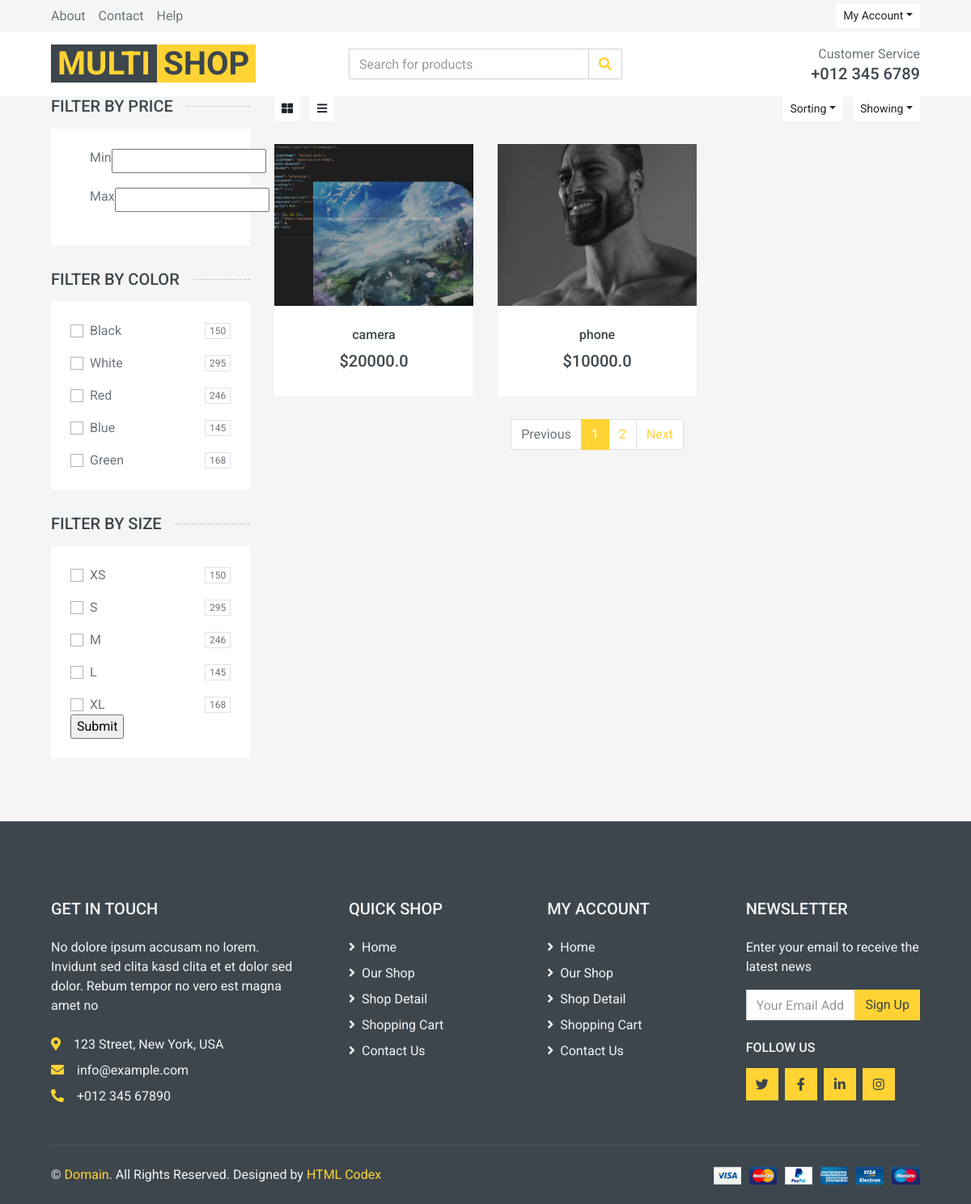
Page /products/all on the committed database.
### product/models.py (models this page shows, shortened)
class Product(models.Model):
    category = models.ManyToManyField(Category , blank=True , null=True)
    title = models.CharField(max_length=100)
    description = models.TextField()
    price = models.FloatField()
    discount = models.FloatField()
    image = models.ImageField(upload_to="images/", null=True, blank=True)
    size = models.ManyToManyField(Size , blank=True , null=True ,related_name="product")
    color = models.ManyToManyField(Color, related_name="product")
    created = models.DateTimeField(auto_now_add=True)
    class Meta:
        ordering = ['-created']

### product/views.py (the view)
# urls.py: path('all' , views.ProductListView.as_view() , name='products_list'),
class ProductListView(ListView):
    template_name = 'product/products_list.html'
    context_object_name = 'object_list'
    paginate_by = 2  # Number of products per page
    def get_queryset(self):
        request = self.request
        colors = request.GET.getlist('color')
        sizes = request.GET.getlist('size')
        min_price = request.GET.get('min-price')
        max_price = request.GET.get('max-price')
        queryset = Product.objects.all()
        if colors:
            queryset = queryset.filter(color__title__in=colors).distinct()
        if sizes:
            queryset = queryset.filter(size__title__in=sizes).distinct()
        if min_price and max_price:
            queryset = queryset.filter(price__gte=min_price, price__lte=max_price)
        return queryset
    def get_context_data(self, **kwargs):
        context = super().get_context_data(**kwargs)
        query = self.request.GET.copy()
        if 'page' in query:
            del query['page']
        context['query_params'] = query.urlencode()
        return context

### product/templates/product/products_list.html (shortened to what this page needs)
{% extends 'base.html' %}
{% load static %}
{% block main %}
<div class="container-fluid">
    <div class="row px-xl-5">
        <div class="col-lg-3 col-md-4">
            <h5 class="section-title position-relative text-uppercase mb-3"><span class="bg-secondary pr-3">Filter by price</span></h5>
            <div class="bg-light p-4 mb-30">
                <form>
                    <div class="custom-control custom-checkbox d-flex align-items-center justify-content-between mb-3">
                        <label for="price-all">Min</label>
                        <input type="number" name="min-price" id="price-all">
                    </div>
                    <div class="custom-control custom-checkbox d-flex align-items-center justify-content-between mb-3">
                        <label for="price-all">Max</label>
                        <input type="number" name="max-price" id="price-all">
                    </div>
            </div>
            <h5 class="section-title position-relative text-uppercase mb-3"><span class="bg-secondary pr-3">Filter by color</span></h5>
            <div class="bg-light p-4 mb-30">
                <div class="custom-control custom-checkbox d-flex align-items-center justify-content-between mb-3">
                    <label class="custom-control-label" for="color-1">Black</label>
                    <span class="badge border font-weight-normal">150</span>
                </div>
                <div class="custom-control custom-checkbox d-flex align-items-center justify-content-between mb-3">
                    <label class="custom-control-label" for="color-2">White</label>
                    <span class="badge border font-weight-normal">295</span>
                </div>
                <div class="custom-control custom-checkbox d-flex align-items-center justify-content-between mb-3">
                    <label class="custom-control-label" for="color-3">Red</label>
                    <span class="badge border font-weight-normal">246</span>
                </div>
                <div class="custom-control custom-checkbox d-flex align-items-center justify-content-between mb-3">
                    <label class="custom-control-label" for="color-4">Blue</label>
                    <span class="badge border font-weight-normal">145</span>
                </div>
                <div class="custom-control custom-checkbox d-flex align-items-center justify-content-between">
                    <label class="custom-control-label" for="color-5">Green</label>
                    <span class="badge border font-weight-normal">168</span>
                </div>
            </div>
            <h5 class="section-title position-relative text-uppercase mb-3"><span class="bg-secondary pr-3">Filter by size</span></h5>
            <div class="bg-light p-4 mb-30">
                <div class="custom-control custom-checkbox d-flex align-items-center justify-content-between mb-3">
                    <label class="custom-control-label" for="size-1">XS</label>
                    <span class="badge border font-weight-normal">150</span>
                </div>
                <div class="custom-control custom-checkbox d-flex align-items-center justify-content-between mb-3">
                    <label class="custom-control-label" for="size-2">S</label>
                    <span class="badge border font-weight-normal">295</span>
                </div>
                <div class="custom-control custom-checkbox d-flex align-items-center justify-content-between mb-3">
                    <label class="custom-control-label" for="size-3">M</label>
                    <span class="badge border font-weight-normal">246</span>
                </div>
                <div class="custom-control custom-checkbox d-flex align-items-center justify-content-between mb-3">
                    <label class="custom-control-label" for="size-4">L</label>
                    <span class="badge border font-weight-normal">145</span>
                </div>
                <div class="custom-control custom-checkbox d-flex align-items-center justify-content-between">
                    <label class="custom-control-label" for="size-5">XL</label>
                    <span class="badge border font-weight-normal">168</span>
                </div>
                <input type="submit">
            </div>
        </div>
        <div class="col-lg-9 col-md-8">
            <div class="row pb-3">
                <div class="col-12 pb-1">
                    <div class="d-flex align-items-center justify-content-between mb-4">
                        <div>
                            <button class="btn btn-sm btn-light"><i class="fa fa-th-large"></i></button>
                            <button class="btn btn-sm btn-light ml-2"><i class="fa fa-bars"></i></button>
                        </div>
                        <div class="ml-2">
                            <div class="btn-group">
                                <button type="button" class="btn btn-sm btn-light dropdown-toggle" data-toggle="dropdown">Sorting</button>
                            </div>
                            <div class="btn-group ml-2">
                                <button type="button" class="btn btn-sm btn-light dropdown-toggle" data-toggle="dropdown">Showing</button>
                            </div>
                        </div>
                    </div>
                </div>
                {% for product in object_list %}
                <div class="col-lg-4 col-md-6 col-sm-6 pb-1">
                    <div class="product-item bg-light mb-4">
                        <div class="product-img position-relative overflow-hidden">
                            <img class="img-fluid w-100" src="{{ product.image.url }}" alt="Static Product" style="height: 200px; object-fit: cover;">
                            <div class="product-action">
                            </div>
                        </div>
                        <div class="text-center py-4">
                            <a class="h6 text-decoration-none text-truncate" href="{% url 'product:product-detail' pk=product.pk %}">{{ product.title }}</a>
                            <div class="d-flex align-items-center justify-content-center mt-2">
                                <h5>${{ product.price }}</h5>
                            </div>
                        </div>
                    </div>
                </div>
                {% endfor %}
               <div class="col-12">
                   {% if is_paginated %}
                       <nav>
                           <ul class="pagination justify-content-center">
                               {% if page_obj.has_previous %}
                                   <li class="page-item">
                                       <a class="page-link" href="?page={{ page_obj.previous_page_number }}{% if query_params %}&{{ query_params }}{% endif %}">Previous</a>
                                   </li>
                               {% else %}
                                   <li class="page-item disabled"><span class="page-link">Previous</span></li>
                               {% endif %}
                               {% for num in paginator.page_range %}
                                   {% if page_obj.number == num %}
                                       <li class="page-item active"><span class="page-link">{{ num }}</span></li>
                                   {% else %}
                                       <li class="page-item">
                                           <a class="page-link" href="?page={{ num }}{% if query_params %}&{{ query_params }}{% endif %}">{{ num }}</a>
                                       </li>
                                   {% endif %}
                               {% endfor %}
                               {% if page_obj.has_next %}
                                   <li class="page-item">
                                       <a class="page-link" href="?page={{ page_obj.next_page_number }}{% if query_params %}&{{ query_params }}{% endif %}">Next</a>
                                   </li>
                               {% else %}
                                   <li class="page-item disabled"><span class="page-link">Next</span></li>
                               {% endif %}
                           </ul>
                       </nav>
                   {% endif %}
               </div>
            </div>
        </div>
    </div>
</div>
{% endblock %}

### rows in the picture
Product: image (picture), title "camera", price "20000.0"
Product: image (picture), title "phone", price "10000.0"

### other values in the picture
{{ num }} "1"
{{ num }} "2"
